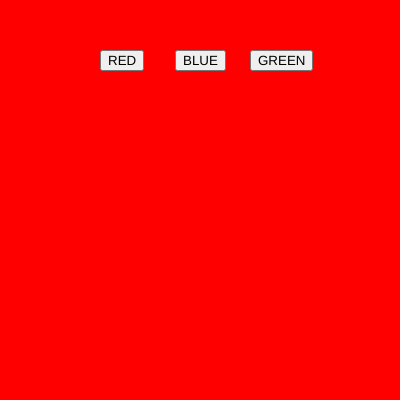
Frame 1 (no input)
Frame 60 (no input): identical to frame 1, image omitted
Frame 120 (the mouse pressed at the canvas centre since frame 60): identical to frame 1, image omitted

The p5.js sketch that drew this single still picture (run headless with seeded random() and noise() and a simulated clock; from frame 60 on, the mouse is pressed at the canvas centre):

// p5.js sketch
// ── sketch.js
var btn_red;
var btn_green;
var btn_blue;
var r = 255;
var g = 0;
var b = 0;

function red_bg(){
  r =255;
  g = 0;
  b = 0;
}

function green_bg(){
  r = 0;
  g = 255;
  b = 0;
}

function blue_bg(){
r = 0;
g = 0;
b = 255;

}


function setup() {
  createCanvas(400, 400);
  
  btn_red=createButton("RED");
  btn_red.position(100,50);
  btn_red.mousePressed(red_bg);

  btn_green=createButton("GREEN");
  btn_green.position(250,50);
  btn_green.mousePressed(green_bg);

  btn_blue=createButton("BLUE");
  btn_blue.position(175,50);
  btn_blue.mousePressed(blue_bg)


}

function draw() {
  background(r,g,b);
}
